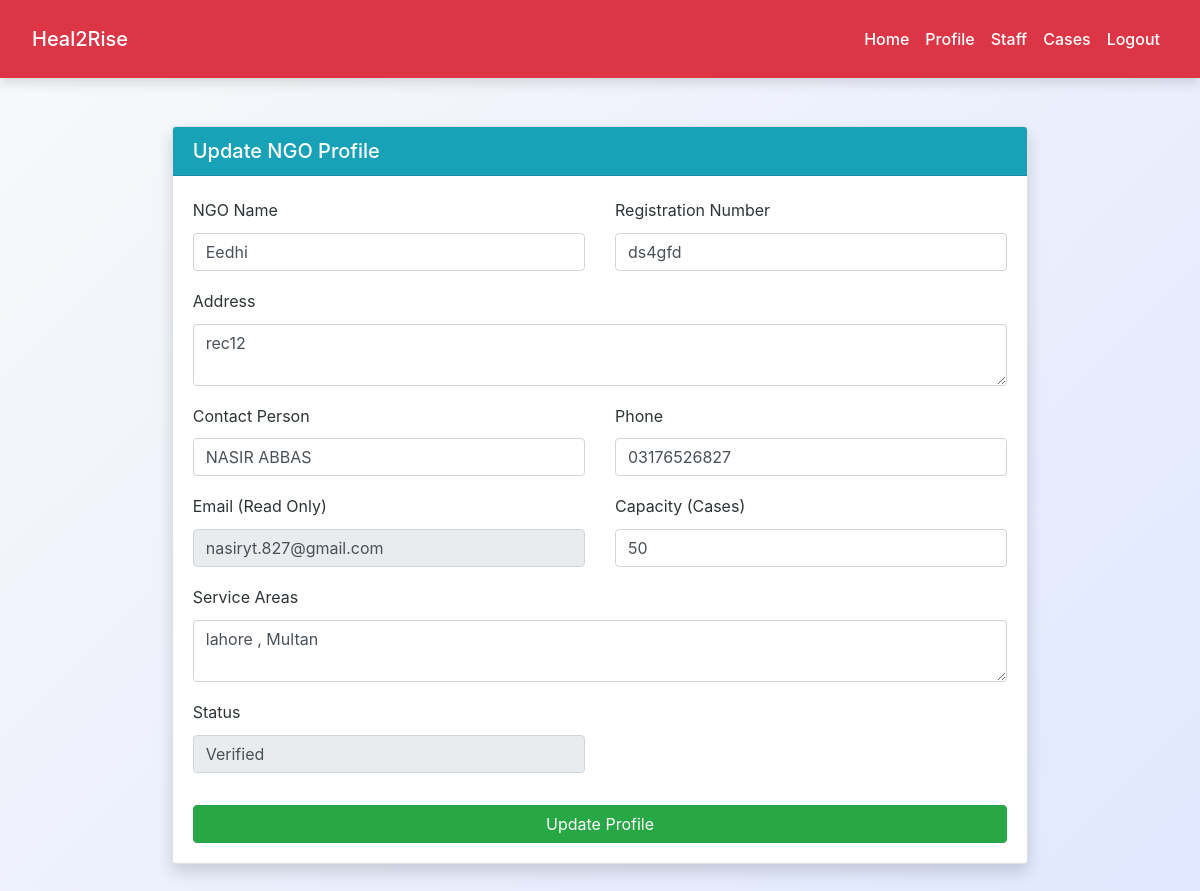
/ngo/ngo_profile.php (signed in), run on the app's committed database.
### tables this page shows
CREATE TABLE `ngos` (
  `id` int(11) NOT NULL,
  `ngo_name` varchar(200) NOT NULL,
  `registration_number` varchar(100) DEFAULT NULL,
  `address` text DEFAULT NULL,
  `contact_person` varchar(100) DEFAULT NULL,
  `phone` varchar(20) DEFAULT NULL,
  `email` varchar(100) NOT NULL,
  `password` varchar(255) NOT NULL,
  `service_areas` text DEFAULT NULL,
  `capacity` int(11) DEFAULT 50,
  `status` enum('verified','pending','blocked') DEFAULT 'pending',
  `created_at` datetime DEFAULT current_timestamp()
);

### ngo/ngo_profile.php (the view, shortened to what this page needs)
<?php
include('config.php');
$ngo_id = $_SESSION["id"];
$stmt = $conn->prepare("
    SELECT ngo_name, registration_number, address, contact_person,
           phone, email, service_areas, capacity, status
    FROM ngos WHERE id = ?
");
$stmt->bind_param("i", $ngo_id);
$stmt->execute();
$ngo = $stmt->get_result()->fetch_assoc();
?>
<!DOCTYPE html>
<html lang="en">
<head>
    <link rel="stylesheet" href="https://cdn.jsdelivr.net/npm/bootstrap@4.6.2/dist/css/bootstrap.min.css">
    <link rel="stylesheet" href="../css/style.css">
</head>
<body>
<?php include('navbar.php'); ?>
<div class="container py-5">
    <div class="row justify-content-center">
        <div class="col-lg-9">
            <div class="card shadow">
                <div class="card-header bg-info text-white">
                    <h5 class="mb-0">Update NGO Profile</h5>
                </div>
                <div class="card-body">
                    <form method="post">
                        <div class="row">
                            <div class="col-md-6">
                                <div class="form-group">
                                    <label>NGO Name</label>
                                    <input type="text" name="ngo_name" class="form-control"
                                           value="<?= htmlspecialchars($ngo['ngo_name']) ?>" required>
                                </div>
                            </div>
                            <div class="col-md-6">
                                <div class="form-group">
                                    <label>Registration Number</label>
                                    <input type="text" name="registration_number" class="form-control"
                                           value="<?= htmlspecialchars($ngo['registration_number']) ?>">
                                </div>
                            </div>
                            <div class="col-md-12">
                                <div class="form-group">
                                    <label>Address</label>
                                    <textarea name="address" class="form-control" rows="2"><?= htmlspecialchars($ngo['address']) ?></textarea>
                                </div>
                            </div>
                            <div class="col-md-6">
                                <div class="form-group">
                                    <label>Contact Person</label>
                                    <input type="text" name="contact_person" class="form-control"
                                           value="<?= htmlspecialchars($ngo['contact_person']) ?>" required>
                                </div>
                            </div>
                            <div class="col-md-6">
                                <div class="form-group">
                                    <label>Phone</label>
                                    <input type="text" name="phone" class="form-control"
                                           value="<?= htmlspecialchars($ngo['phone']) ?>">
                                </div>
                            </div>
                            <div class="col-md-6">
                                <div class="form-group">
                                    <label>Email (Read Only)</label>
                                    <input type="email" class="form-control"
                                           value="<?= htmlspecialchars($ngo['email']) ?>" readonly>
                                </div>
                            </div>
                            <div class="col-md-6">
                                <div class="form-group">
                                    <label>Capacity (Cases)</label>
                                    <input type="number" name="capacity" class="form-control"
                                           value="<?= htmlspecialchars($ngo['capacity']) ?>">
                                </div>
                            </div>
                            <div class="col-md-12">
                                <div class="form-group">
                                    <label>Service Areas</label>
                                    <textarea name="service_areas" class="form-control" rows="2"><?= htmlspecialchars($ngo['service_areas']) ?></textarea>
                                </div>
                            </div>
                            <div class="col-md-6">
                                <div class="form-group">
                                    <label>Status</label>
                                    <input type="text" class="form-control"
                                           value="<?= ucfirst($ngo['status']) ?>" readonly>
                                </div>
                            </div>
                            <div class="col-12">
                                <button type="submit" class="btn btn-success btn-block mt-3">
                                    Update Profile
                                </button>
                            </div>
                        </div>
                    </form>
                </div>
            </div>
        </div>
    </div>
</div>
</body>
</html>

### css/style.css (style rules this page uses)
:root { --primary: #007bff; --secondary: #6c757d; --success: #28a745; --info: #17a2b8; --warning: #ffc107; --danger: #dc3545; --light: #f8f9fa; --dark: #2d3436; --accent: #ff6f61; --highlight: #6f42c1; --shadow: rgba(0, 0, 0, 0.15); --transition: all 0.3s ease-in-out; }
body { font-family: 'Inter', 'Segoe UI', Tahoma, Geneva, Verdana, sans-serif; background: linear-gradient(135deg, var(--light) 0%, #e0e7ff 100%); color: var(--dark); line-height: 1.8; margin: 0; padding: 0; min-height: 100vh; font-size: 16px; }
.container { max-width: 1200px; margin: 0 auto 3rem; padding: 0 1.5rem; }

### data on the page
ngos: ngo_name "Eedhi", registration_number "ds4gfd", address "rec12", contact_person "NASIR ABBAS", phone "03176526827", email "nasiryt.827@gmail.com", capacity "50", service_areas "lahore , Multan", status "Verified"
